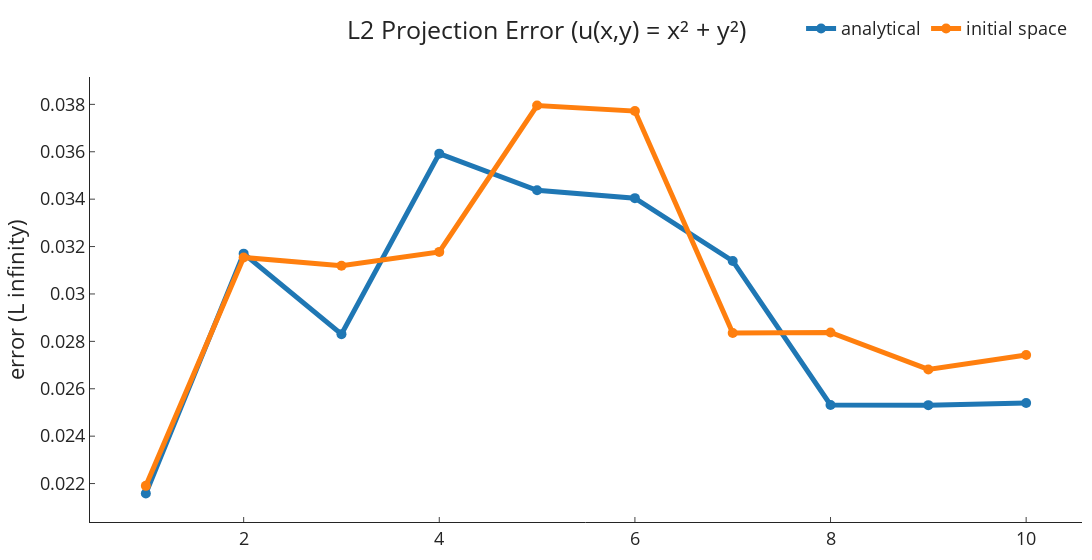

Notebook source saved alongside this figure:
### Code cell
fig = go.Figure(data=[
    go.Scatter(x=np.arange(1, 11), y=quadratic_errors["analytical"], line=dict(width=5), marker=dict(size=10), name="analytical"),
    go.Scatter(x=np.arange(1, 11), y=quadratic_errors["initial_space"], line=dict(width=5), marker=dict(size=10), name="initial space"),
])
fig.update_layout(
    title=dict(text="L2 Projection Error (u(x,y) = x² + y²)", x=0.5),
    **plot_layout
)
fig.show()
fig.write_image("u=x**2+y**2.png")

### Figure 1 — Plotly figure (JSON) as saved in the notebook; plotly's stock layout.template omitted (floating-point values rounded to 4 significant figures)
{"data": [{"line": {"width": 5}, "marker": {"size": 10}, "name": "analytical", "type": "scatter", "x": [1, 2, 3, 4, 5, 6, 7, 8, 9, 10], "y": [0.02158, 0.0317, 0.02831, 0.03592, 0.03438, 0.03404, 0.03139, 0.02532, 0.02531, 0.0254]}, {"line": {"width": 5}, "marker": {"size": 10}, "name": "initial space", "type": "scatter", "x": [1, 2, 3, 4, 5, 6, 7, 8, 9, 10], "y": [0.0219, 0.03154, 0.03119, 0.03177, 0.03795, 0.03772, 0.02835, 0.02838, 0.02682, 0.02743]}], "layout": {"font": {"size": 18}, "legend": {"bgcolor": "rgba(0,0,0,0)", "font": {"size": 18}, "orientation": "h", "x": 0.99, "xanchor": "right", "y": 1.15, "yanchor": "top"}, "margin": {"b": 10, "l": 10, "r": 10, "t": 60}, "title": {"text": "L2 Projection Error (u(x,y) = x² + y²)", "x": 0.5}, "width": 1200, "xaxis": {"ticks": "inside"}, "yaxis": {"exponentformat": "power", "ticks": "inside", "title": {"text": "error (L infinity)"}}}}
